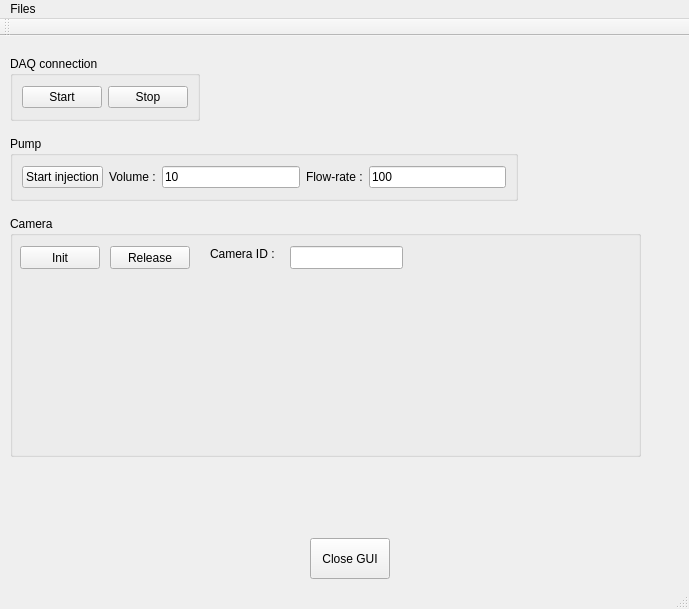
<?xml version="1.0" encoding="UTF-8"?>
<ui version="4.0">
 <class>MainWindow</class>
 <widget class="QMainWindow" name="MainWindow">
  <property name="geometry">
   <rect>
    <x>0</x>
    <y>0</y>
    <width>689</width>
    <height>609</height>
   </rect>
  </property>
  <property name="windowTitle">
   <string>My_first_PyQt_GUI</string>
  </property>
  <widget class="QWidget" name="centralwidget">
   <widget class="QGroupBox" name="groupBox">
    <property name="geometry">
     <rect>
      <x>10</x>
      <y>20</y>
      <width>190</width>
      <height>65</height>
     </rect>
    </property>
    <property name="title">
     <string>DAQ connection</string>
    </property>
    <layout class="QHBoxLayout" name="horizontalLayout">
     <item>
      <widget class="QPushButton" name="Start_Button">
       <property name="text">
        <string>Start</string>
       </property>
      </widget>
     </item>
     <item>
      <widget class="QPushButton" name="Stop_Button">
       <property name="text">
        <string>Stop</string>
       </property>
      </widget>
     </item>
    </layout>
   </widget>
   <widget class="QGroupBox" name="groupBox_2">
    <property name="geometry">
     <rect>
      <x>10</x>
      <y>100</y>
      <width>508</width>
      <height>65</height>
     </rect>
    </property>
    <property name="title">
     <string>Pump</string>
    </property>
    <layout class="QHBoxLayout" name="horizontalLayout_2">
     <item>
      <widget class="QPushButton" name="Pump_Button">
       <property name="text">
        <string>Start injection</string>
       </property>
      </widget>
     </item>
     <item>
      <widget class="QLabel" name="label">
       <property name="text">
        <string>Volume :</string>
       </property>
      </widget>
     </item>
     <item>
      <widget class="QLineEdit" name="Volume_Edit">
       <property name="text">
        <string>10</string>
       </property>
      </widget>
     </item>
     <item>
      <widget class="QLabel" name="label_2">
       <property name="text">
        <string>Flow-rate :</string>
       </property>
      </widget>
     </item>
     <item>
      <widget class="QLineEdit" name="FlowRate_Edit">
       <property name="text">
        <string>100</string>
       </property>
      </widget>
     </item>
    </layout>
   </widget>
   <widget class="QPushButton" name="CloseGUI_Button">
    <property name="geometry">
     <rect>
      <x>310</x>
      <y>502</y>
      <width>80</width>
      <height>41</height>
     </rect>
    </property>
    <property name="text">
     <string>Close GUI</string>
    </property>
   </widget>
   <widget class="QGroupBox" name="groupBox_3">
    <property name="geometry">
     <rect>
      <x>10</x>
      <y>180</y>
      <width>631</width>
      <height>241</height>
     </rect>
    </property>
    <property name="title">
     <string>Camera</string>
    </property>
    <widget class="QPushButton" name="InitCam_Button">
     <property name="geometry">
      <rect>
       <x>10</x>
       <y>30</y>
       <width>80</width>
       <height>23</height>
      </rect>
     </property>
     <property name="text">
      <string>Init</string>
     </property>
    </widget>
    <widget class="QPushButton" name="CloseCam_Button">
     <property name="geometry">
      <rect>
       <x>100</x>
       <y>30</y>
       <width>80</width>
       <height>23</height>
      </rect>
     </property>
     <property name="text">
      <string>Release</string>
     </property>
    </widget>
    <widget class="QLabel" name="label_3">
     <property name="geometry">
      <rect>
       <x>200</x>
       <y>30</y>
       <width>81</width>
       <height>16</height>
      </rect>
     </property>
     <property name="text">
      <string>Camera ID :</string>
     </property>
    </widget>
    <widget class="QLineEdit" name="CamID_Edit">
     <property name="geometry">
      <rect>
       <x>280</x>
       <y>30</y>
       <width>113</width>
       <height>23</height>
      </rect>
     </property>
     <property name="text">
      <string/>
     </property>
    </widget>
   </widget>
  </widget>
  <widget class="QMenuBar" name="menubar">
   <property name="geometry">
    <rect>
     <x>0</x>
     <y>0</y>
     <width>689</width>
     <height>20</height>
    </rect>
   </property>
   <widget class="QMenu" name="menuFile_open">
    <property name="title">
     <string>Files</string>
    </property>
    <addaction name="actionOpen"/>
    <addaction name="actionSave"/>
   </widget>
   <addaction name="menuFile_open"/>
  </widget>
  <widget class="QStatusBar" name="statusbar"/>
  <widget class="QToolBar" name="toolBar">
   <property name="windowTitle">
    <string>toolBar</string>
   </property>
   <attribute name="toolBarArea">
    <enum>TopToolBarArea</enum>
   </attribute>
   <attribute name="toolBarBreak">
    <bool>false</bool>
   </attribute>
  </widget>
  <action name="actionOpen">
   <property name="text">
    <string>Open</string>
   </property>
   <property name="shortcut">
    <string>Ctrl+O</string>
   </property>
  </action>
  <action name="actionSave">
   <property name="text">
    <string>Save</string>
   </property>
   <property name="shortcut">
    <string>Ctrl+S</string>
   </property>
  </action>
 </widget>
 <resources/>
 <connections/>
</ui>
